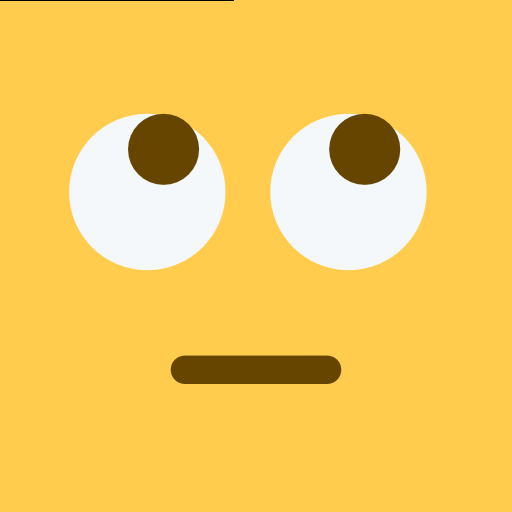
#> input picture project/face.png, 512 x 512 px
$ python -i utils.py   (imports and definitions only)
#> lines starting #> are read from the running program, lines starting #| are printed output that depends on the picture
import cv2
import numpy as np


def apply_sticker(image_data):
    image = cv2.imdecode(np.frombuffer(image_data.read(), np.uint8), cv2.IMREAD_COLOR)

    face_cascade = cv2.CascadeClassifier(
        cv2.data.haarcascades + "haarcascade_frontalface_default.xml"
    )

    gray = cv2.cvtColor(image, cv2.COLOR_BGR2GRAY)
    faces = face_cascade.detectMultiScale(
        gray, scaleFactor=1.1, minNeighbors=5, minSize=(30, 30)
    )

    sticker = cv2.imread("./face.png", -1)

    if sticker is not None:
        for x, y, w, h in faces:
            sticker_resized = cv2.resize(sticker, (w, h))

            for c in range(0, 3):
                image[y : y + h, x : x + w, c] = image[y : y + h, x : x + w, c] * (
                    1 - sticker_resized[:, :, 3] / 255.0
                ) + sticker_resized[:, :, c] * (sticker_resized[:, :, 3] / 255.0)
    else:
        print("스티커 이미지를 읽어올 수 없습니다.")

    _, encoded_image = cv2.imencode(".jpeg", image)
    return encoded_image.tobytes()

>>> import cv2
>>> picture = cv2.imread('../face.png', cv2.IMREAD_GRAYSCALE)
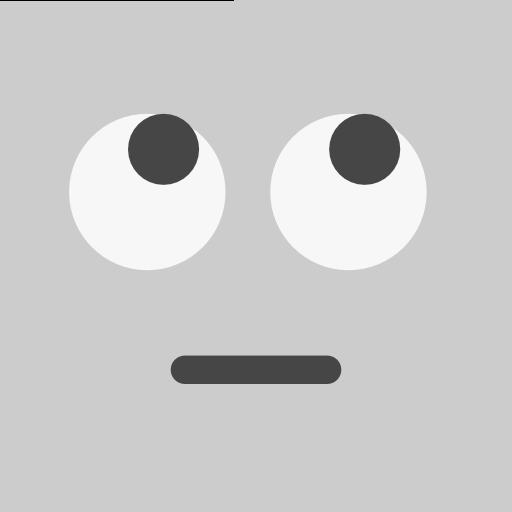
#> picture: shape (512, 512); min 0, max 247, mean 202.4
#> (the run stopped early here; a loop or call above may not have finished)
